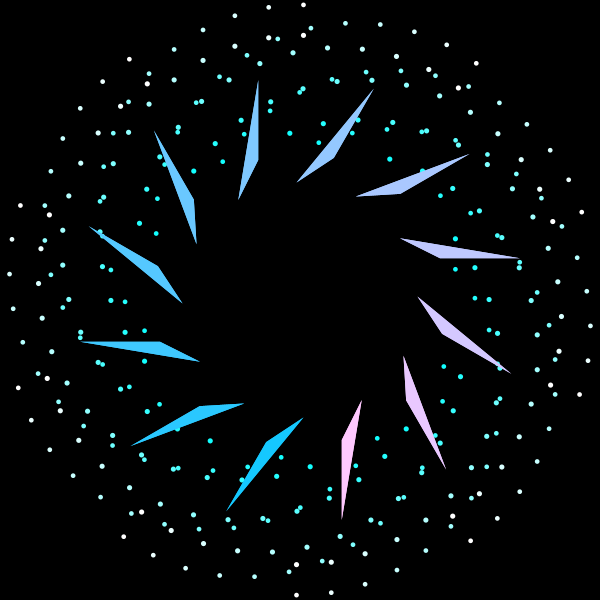
Frame 1 (no input)
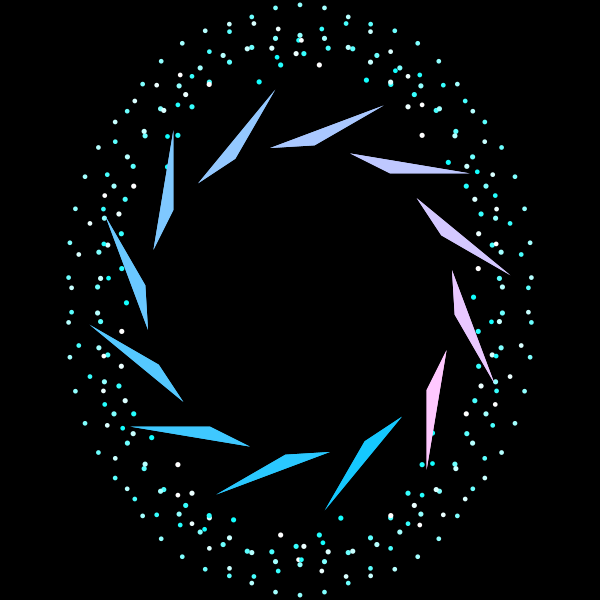
Frame 60 (the mouse pressed at the canvas centre just before this capture)
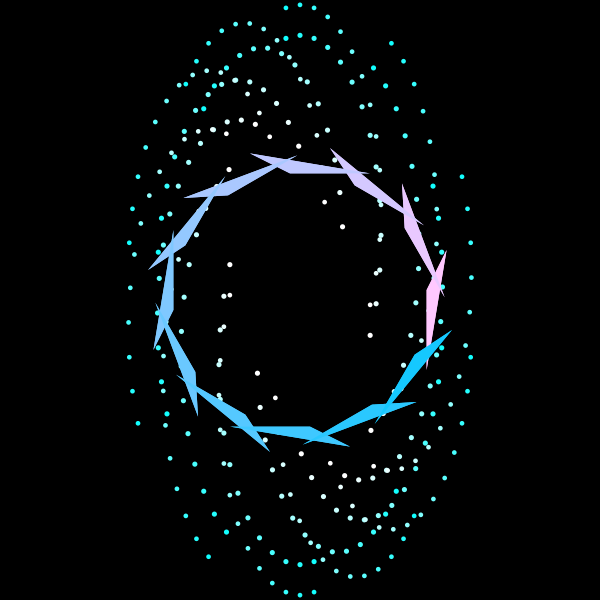
Frame 120 (the mouse held since frame 60 and released just before this capture)

The Processing sketch that drew these frames (run headless with seeded random() and noise(); from frame 60 on, the mouse is pressed at the canvas centre):

// Processing sketch: certamen_arreglado
// ── certamen_arreglado.pde
//Expreción digital - Diseño Digital - UDD- 2016
//Isidora Ordoñez
//s10c01isi.

/*
En este código se llamarán distintos voids de manera autónoma a través de un boolean y 
un frameCount.
Los voids serán de figuras y movimientos, y a través de lo aprendido se logrará generar
distintas composiciones con movimiento.
El primer void es el de "elipses", que están dispuestas en la grilla de una forma
circular, generando en primer lugar un módulo de 14 elipses, y este repitiéndolo 10 veces
rotandolo con el centro del canvas como eje. Este modulo cambia su disposición en el eje
'x' e 'y' lo que hace que las secuencias de elipses descritas se acerquen y alejen del
centro del canvas.
Por otra parte tenemos el void de transición que hace que la función descrita 
anteriormente rote sobre su eje 'y' cambiando el valor de 'x' de la función.
Por último tenemos el void display que crea una composición de triángulos que rotan sobre
su propio eje gracias a la función rotate y sobre el eje central de la composición 
gracias a translate cambiando el punto 0,0 del canvas lo que hace que giren y a la vez
se alejen y acerquen.
 */



Objeto [] o = new Objeto [2];                                                          // Creo "Objeto".
boolean evalDivision;

// Inicialización:
void setup() {

  size (600, 600);
  for (int i = 0; i < o.length; i ++) {                
    o[i] = new Objeto(random(0,100), random(0,20));                                                               // Inicializo "Objeto".
  }
  
  evalDivision = true;  
}

// Corre programa:
void draw() {
  
  background (0);                                                   
  translate (height / 2, width / 2);                                                   //Posiciona composición en el centro del canvas. 
  
  for (int i = 0; i < o.length; i ++) {
    
// Cambiar estados de el boolean:
    if (frameCount % 200 == 0) {
      evalDivision = !evalDivision;
    }
// Dibujar primeras funciones:    
    if (evalDivision) {
      o[i].movimiento("elipse");
      o[i].transicion();
    }
// Dibujar segunda función: 
    else { 
      o[i].movimiento("cuadrado"); 
    }
// Dibujar funciones que siempre están:    
    o[i].display();    
  }
}
// ── Objeto.pde
class Objeto {
// Creo variables:
  float x, x1, x2, x3, y, y1, y2, y3;                                                           // Variables de posición.       
  float tam, amp;                                                                                 // Variable de tamaño.
  int xe, ye, incremento;                                                                       // Variables de cambio.

//Inicializo variables:
  Objeto(float amp, float tam) {
    
    x1 = 40;
    x2 = 40;
    x3 = 60;
    y1 = 40;
    y2 = 120;
    y3 = 0;
    
    this.tam = tam;
    this.amp = amp;
    
    xe  = 200 ; 
    ye  = 200;
    incremento = 1;
    
  }

//Void que se usará para hacer girar un void sobre el eje x:
  void transicion() {
    
    println(xe);

    if (xe >= 200) incremento = -1;                                                             // Al llegar a 200 xe comienza a restar.
    if (xe <= 0)   incremento = 1;                                                              // Al llegar a 0 xe comienza a sumar.

    xe += incremento;
  }

// Void que creará las figuras y les dará posición:
  void movimiento (String tipoMovimiento) {

 // Posición de figuras:
    for (int o = 0; o < 360; o += 36) {                                
      for (int q = 0; q < 140; q += 10) {                              
          //posición inicial * amplitud + ubicación en el eje * rotación
        x = sin (radians(o)) * amp + sin (radians (o + q - frameCount)) * xe;                   // Fórmula que me da posición de cada figura y amplitud y posición del módulo total en el eje x.      
        y = cos (radians(o)) * amp + cos (radians (o + q - frameCount)) * ye;                   // Fórmula que me da posición de cada figura y amplitud y posición del módulo total en el eje y.   
        
 // Características de las figuras:        
        noStroke();                                                  
        fill(map(q, 0, 140, 255, 0), 255, 255);                      

 // Tipos de figuras:
        if (tipoMovimiento == "elipse"){                                                        // Si escribo "elipse" entre paréntesis luego de "tipoMovimiento" me dibuja lo siguiente:
          ellipse(x, y, tam, tam);
        }
        if (tipoMovimiento == "cuadrado"){                                                      // Si escribo "elipse" entre paréntesis luego de "tipoMovimiento" me dibuja lo siguiente:
          rect(x, y, tam, tam);
        }
      }
    }
  }

// Void que crea una secuencia de triángulos que giran sobre un eje central y su propio eje:
  void display() {
    
    for (int i = 0; i < 360; i+=30) {  
      pushMatrix();                                                             

      translate (sin (radians ( i + frameCount)) * 100, cos (radians ( i + frameCount)) * 100); // Figura rota. 
      rotate (radians(- i));                                                                    // Cada triángulo gira sobre su eje.                                                       

      fill (map (i, 0, 360, 255, 0), 200, 255);                                      
      triangle (x1, y1, x2, y2, x3, y3);                                          
      popMatrix();
    }
  }
}
